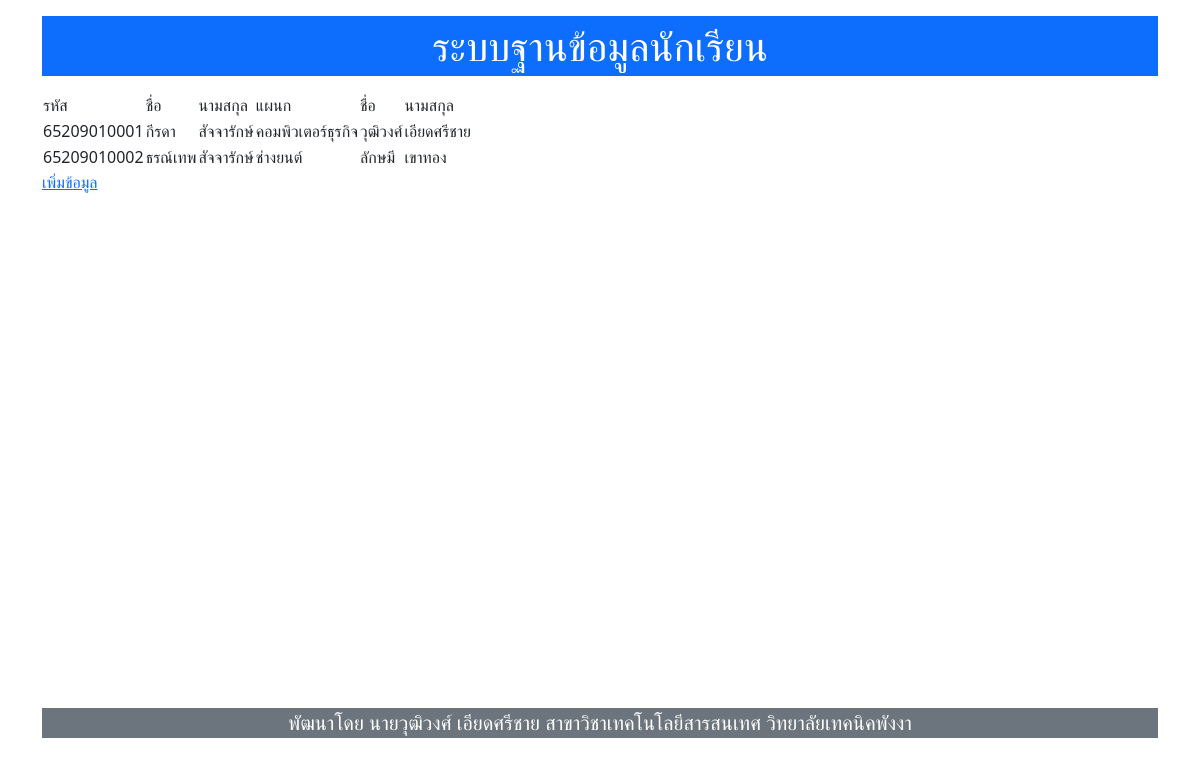
The page /frontend/show.php on the database its author committed.
### tables this page shows
CREATE TABLE `student` (
  `id_stu` varchar(13) NOT NULL,
  `gender_stu` varchar(10) NOT NULL,
  `fname_stu` varchar(50) NOT NULL,
  `lname_stu` varchar(50) NOT NULL,
  `tel_stu` varchar(10) NOT NULL,
  `email_stu` varchar(50) NOT NULL,
  `id_dep` varchar(5) NOT NULL,
  `id_teach` varchar(5) NOT NULL
);

CREATE TABLE `dep` (
  `id_dep` varchar(5) NOT NULL,
  `name_dep` varchar(50) NOT NULL
);

CREATE TABLE `teacher` (
  `id_teach` varchar(5) NOT NULL,
  `fname_teach` varchar(50) NOT NULL,
  `lname_teach` varchar(50) NOT NULL
);

### frontend/show.php (the view, shortened to what this page needs)
<!DOCTYPE html>
<html lang="en">
<head>
    <link rel="stylesheet" href="../bootstrap-5.2.3/css/bootstrap.min.css">
</head>
<body>
    <div class="container">
 <div><?php include('header.html') ?></div>
 <div style="height: 75vh;">
<?php
 include_once('db.php');
 $sql1 = "SELECT  s.id_stu, s.fname_stu, s.lname_stu, d.name_dep, t.fname_teach, t.lname_teach
 FROM  student  s
 LEFT JOIN  dep  d
 ON  s.id_dep = d.id_dep
 LEFT JOIN  teacher t
 ON  s.id_teach = t.id_teach";
 $result1 = $conn->query($sql1);
 echo "<table>";
 if ($result1->num_rows > 0) {
     echo "<tr><td>รหัส</td><td>ชื่อ</td><td>นามสกุล</td><td>แผนก</td><td>ชื่อ</td><td>นามสกุล</td></tr>";
     while($row = $result1->fetch_assoc()) {
         echo "<tr>";
         echo "<td>" .$row['id_stu']. "</td>";
         echo "<td>" .$row['fname_stu']. "</td>";
         echo "<td>" .$row['lname_stu']. "</td>";
         echo "<td>" .$row['name_dep']. "</td>";
         echo "<td>" .$row['fname_teach']. "</td>";
         echo "<td>" .$row['lname_teach']. "</td>";
         echo "</tr>";
 }
 } else {
     echo "0 results";
 }
 echo "</table>";
?>
    <a href="add.html">เพิ่มข้อมูล</a>
</div>
     <div><?php include('footer.html') ?></div>
</div>
    </body>
</html>

### rows shown on the page
student: id_stu "65209010001", fname_stu "กีรดา", lname_stu "สัจจารักษ์", id_dep.name_dep "คอมพิวเตอร์ธุรกิจ", id_teach.fname_teach "วุฒิวงศ์", id_teach.lname_teach "เอียดศรีชาย"
student: id_stu "65209010002", fname_stu "ธรณ์เทพ", lname_stu "สัจจารักษ์", id_dep.name_dep "ช่างยนต์", id_teach.fname_teach "ลักษมี", id_teach.lname_teach "เขาทอง"
